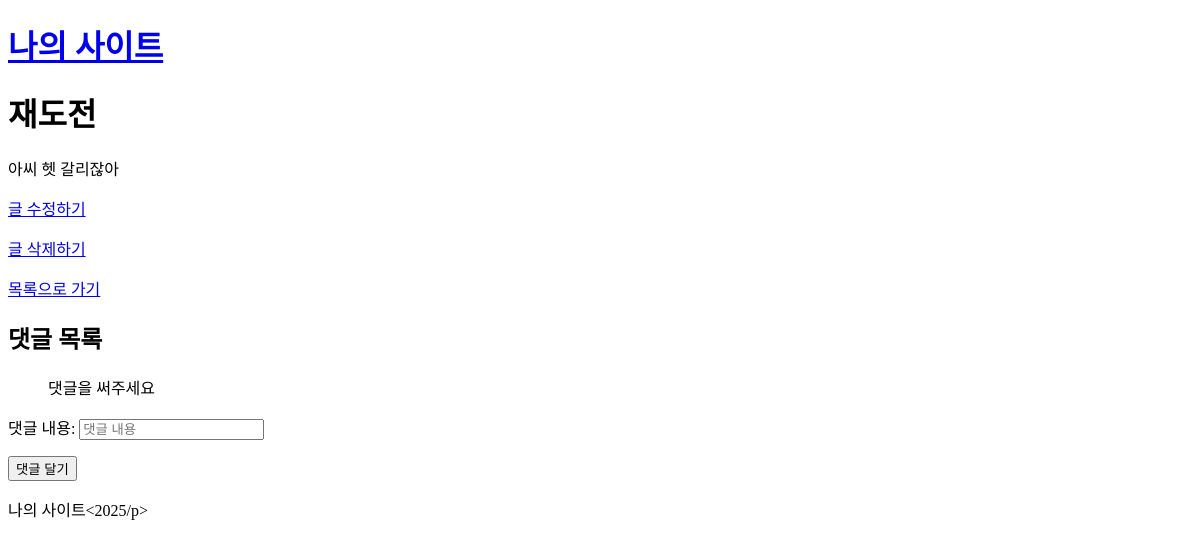
The app's page /post/3/, older data.
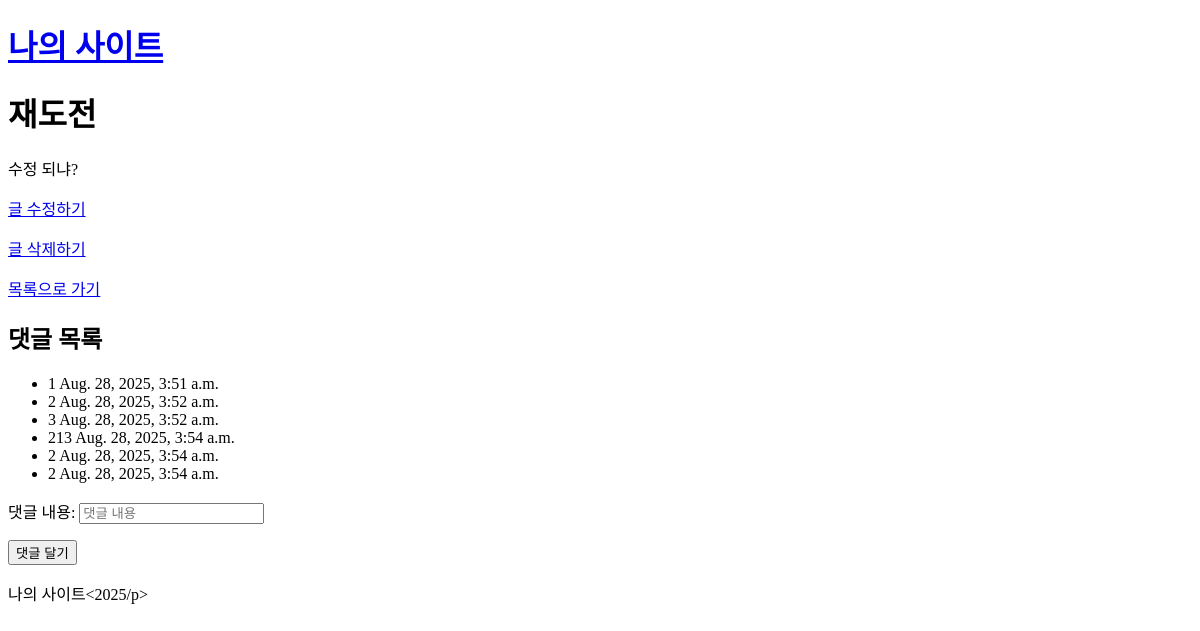
The same page, newer data.
### board/models.py (models this page shows, shortened)
class Post(models.Model):
    title = models.CharField(max_length = 50)
    content = models.TextField()
    created_at = models.DateTimeField(auto_now_add = True)

class Comment(models.Model):
    post = models.ForeignKey(Post, on_delete=models.CASCADE, related_name="comments")
    content = models.TextField()
    created_at = models.DateTimeField(auto_now_add=True)

### board/views.py (the view)
# urls.py: path("post/<int:pk>/", PostDetailView.as_view() , name="post_detail"),
class PostDetailView(DetailView):
    model = Post
    template_name = "board/post_detail.html"
    context_object_name = "post"
    def get_context_data(self, **kwargs):
        ctx = super().get_context_data(**kwargs)
        ctx["comments"] = self.object.comments.all()
        ctx["form"] = CommentForm()
        return ctx

### board/forms.py
class CommentForm(forms.ModelForm):
    class Meta:
        model = Comment
        fields = ["content"]
        widgets = {
            "content": forms.TextInput(attrs={"class":"input", "placeholder":"댓글 내용"}),
        }
        labels = {
            "content":"댓글 내용"
        }

### templates/board/post_detail.html (shortened to what this page needs)
{% extends "base.html" %}
{% block content %}
<h1>{{post.title}}</h1>
<p>{{post.content}}</p>
<p><a href="{% url 'post_update' post.pk %}">글 수정하기</a></p>
<p><a href="{% url 'post_delete' post.pk %}">글 삭제하기</a></p>
<p><a href="/">목록으로 가기</a></p>
<h2>댓글 목록</h2>
<ul>
    {% for c in comments %}
    <li>
        {{c.content}} {{c.created_at}}
    </li>
{% empty %}
<p> 댓글을 써주세요 </p>
{% endfor %}
</ul>
{% include "board/comment_form.html" with form=form post=post%}
{% endblock %}

### templates/base.html (shortened to what this page needs)
<!DOCTYPE html>
<html lang="en">
<head>
</head>
<body>
    <header>
        <h1><a href="/">나의 사이트</a></h1>
    </header>
    <main>
        {% block content %}
        {% endblock %}
    </main>
    <footer>
        <p>나의 사이트<2025/p>
    </footer>
</body>
</html>

### templates/board/comment_form.html (shortened to what this page needs)
<form method="post" action="{% url 'comment_create' post.pk %}">
  {{ form.as_p }}
  <button type="submit">댓글 달기</button>
</form>

Row changes from the older to the newer data that the page shows:
changed Post "재도전": content "아씨 헷 갈리잖아" → "수정 되냐?"
added Comment: content "1", created_at "Aug. 28, 2025, 3:51 a.m."
added Comment: content "2", created_at "Aug. 28, 2025, 3:52 a.m."
added Comment: content "3", created_at "Aug. 28, 2025, 3:52 a.m."
added Comment: content "213", created_at "Aug. 28, 2025, 3:54 a.m."
added Comment: content "2", created_at "Aug. 28, 2025, 3:54 a.m."
added Comment: content "2", created_at "Aug. 28, 2025, 3:54 a.m."
Text that changed along with them:
text no longer shown: "댓글을 써주세요"
